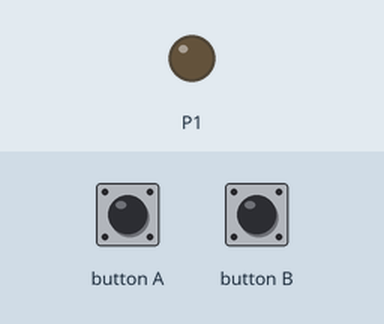
The program below on a simulated BBC micro:bit running MicroPython. On the bench: output pins drawn as LEDs (lit = HIGH). The inputs (shaded band) are chosen by the test bench.

Above: at 1.2 s.
1.3 s: button B pressed for 0.15 s
At 2.7 s:
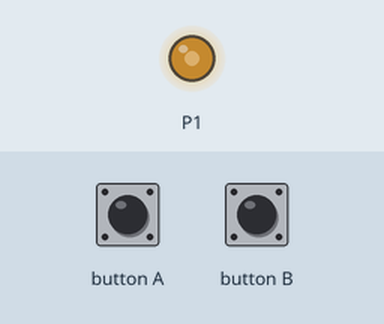
Timing chart, 0 to 4.3 s (numbered marks = the images above; inputs shaded):
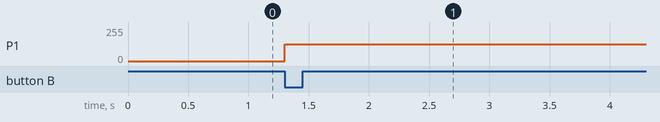

Measured:
- after the input at 1.3 s, P1: 0/255 → 127/255 at once

The program:

microbit_pov_motor.py
```python
"""
microbit_pov_motor.py
https://www.instructables.com/Microbit-Persistence-of-Vision-Daisy

Part of "micro:bit Persistence-of-Vision daisy"
    Copyright 2021 Pavlos Iliopoulos, techprolet.com
    This program is free software: you can redistribute it and/or modify
    it under the terms of the GNU General Public License as published by
    the Free Software Foundation, either version 3 of the License, or
    (at your option) any later version.

    This program is distributed in the hope that it will be useful,
    but WITHOUT ANY WARRANTY; without even the implied warranty of
    MERCHANTABILITY or FITNESS FOR A PARTICULAR PURPOSE.  See the
    GNU General Public License for more details.

    You should have received a copy of the GNU General Public License
    along with this program.  If not, see http://www.gnu.org/licenses/ .
"""

from microbit import *


startPeriod = 10000
targetPeriod = 1000
pwm_value = 511
speedChangeWaitTime = 1

# accelerate motor till we reach the desired speed
def MotorTurn():
    global startPeriod
    global targetPeriod
    global speedChangeWaitTime
    global pwm_value

    thisPeriod = startPeriod

    pin1.write_analog(pwm_value)
    for i in range(targetPeriod, startPeriod):
        pin1.set_analog_period_microseconds(thisPeriod)
        sleep(speedChangeWaitTime)
        thisPeriod -= 1

# decelerate motor before stopping completely
def MotorStop():
    global startPeriod
    global targetPeriod
    global speedChangeWaitTime

    thisPeriod = targetPeriod
    for i in range(targetPeriod, startPeriod):
        pin1.set_analog_period_microseconds(thisPeriod)
        sleep(speedChangeWaitTime)
        thisPeriod += 1

    pin1.write_digital(0)

# button B starts motor, button A stops it
while True:
    if button_b.is_pressed():
        MotorTurn()
    if button_a.is_pressed():
        MotorStop()
    sleep(1)
```
